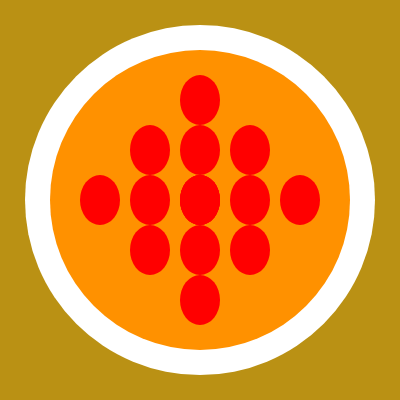
Frame 1 (no input)
Frame 60 (no input): identical to frame 1, image omitted
Frame 120 (the mouse pressed at the canvas centre since frame 60): identical to frame 1, image omitted

The p5.js sketch that drew this single still picture (run headless with seeded random() and noise() and a simulated clock; from frame 60 on, the mouse is pressed at the canvas centre):

// p5.js sketch
// ── sketch.js
function setup() {
    createCanvas(400, 400);
    noStroke();
  }
  
  function draw() {
    background(186, 145, 20); // wooden table
    
    fill(255);
    ellipse(200, 200, 350, 350); // plate
    
    fill(255, 145, 0);
    ellipse(200, 200, 300, 300);
    
    fill(255, 0, 0);
    ellipse(200,200,40,50);
    ellipse(300,200,40,50);
    ellipse(250,200,40,50);
    ellipse(100,200,40,50);
    ellipse(150,200,40,50);
    ellipse(200,250,40,50);
    ellipse(200,150,40,50);
    ellipse(200,100,40,50);
    ellipse(200,300,40,50);
    ellipse(200,200,40,50);
    ellipse(200,200,40,50);
    ellipse(250,250,40,50);
    ellipse(250,150,40,50);
    ellipse(150,250,40,50);
    ellipse(150,150,40,50);
  }
